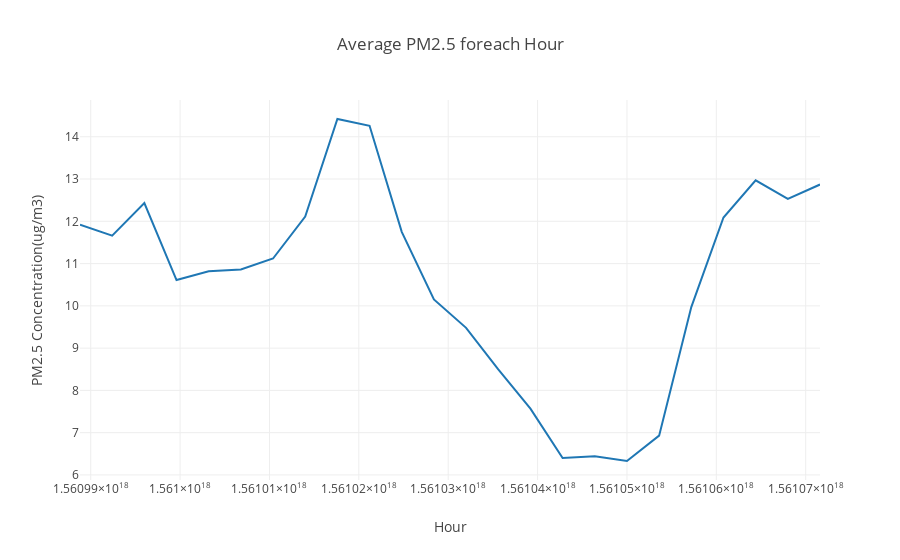

The cell this chart's notebook holds for it:
### Code cell
average_pm25_trend_for_each_hour = go.Scatter(x=average_pm25_concentration_for_each_hour_of_day['TimeStamp'].values,
                         y = average_pm25_concentration_for_each_hour_of_day['PM2.5(Ug/m3)'].values) 

layout = go.Layout(title='Average PM2.5 foreach Hour', xaxis=dict(title='Hour'),
                   yaxis=dict(title='PM2.5 Concentration(ug/m3)'))

fig = go.Figure(data=[average_pm25_trend_for_each_hour], layout=layout)
iplot(fig)
pio.write_image(fig, os.path.join(filepath , 'average_pm25_concentration_trend_for_each_hour.png'))

### Figure 1 — Plotly figure (JSON) as saved in the notebook; plotly's stock layout.template omitted (floating-point values rounded to 4 significant figures)
{"data": [{"type": "scatter", "uid": "d4cd3b51-f787-4427-8305-9356bfd75edd", "x": [1560988800000000000, 1560992400000000000, 1560996000000000000, 1560999600000000000, 1561003200000000000, 1561006800000000000, 1561010400000000000, 1561014000000000000, 1561017600000000000, 1561021200000000000, 1561024800000000000, 1561028400000000000, 1561032000000000000, 1561035600000000000, 1561039200000000000, 1561042800000000000, 1561046400000000000, 1561050000000000000, 1561053600000000000, 1561057200000000000, 1561060800000000000, 1561064400000000000, 1561068000000000000, 1561071600000000000], "y": [11.92, 11.66, 12.43, 10.61, 10.82, 10.86, 11.12, 12.11, 14.42, 14.26, 11.75, 10.15, 9.48, 8.5, 7.57, 6.4, 6.44, 6.33, 6.93, 9.97, 12.09, 12.97, 12.53, 12.87]}], "layout": {"title": {"text": "Average PM2.5 foreach Hour"}, "xaxis": {"title": {"text": "Hour"}}, "yaxis": {"title": {"text": "PM2.5 Concentration(ug/m3)"}}}}
